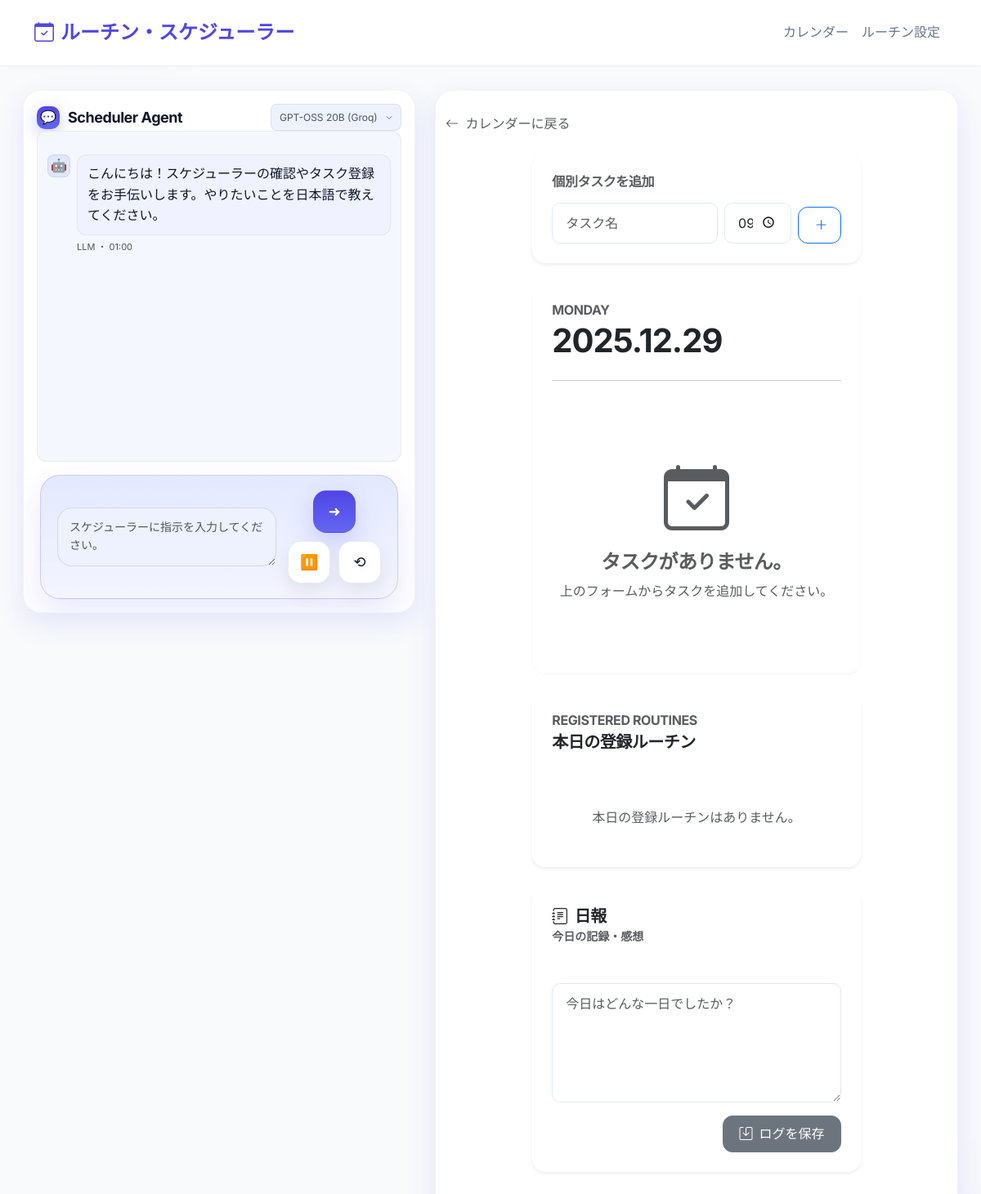
The app's page /day/2025-12-29, older data.
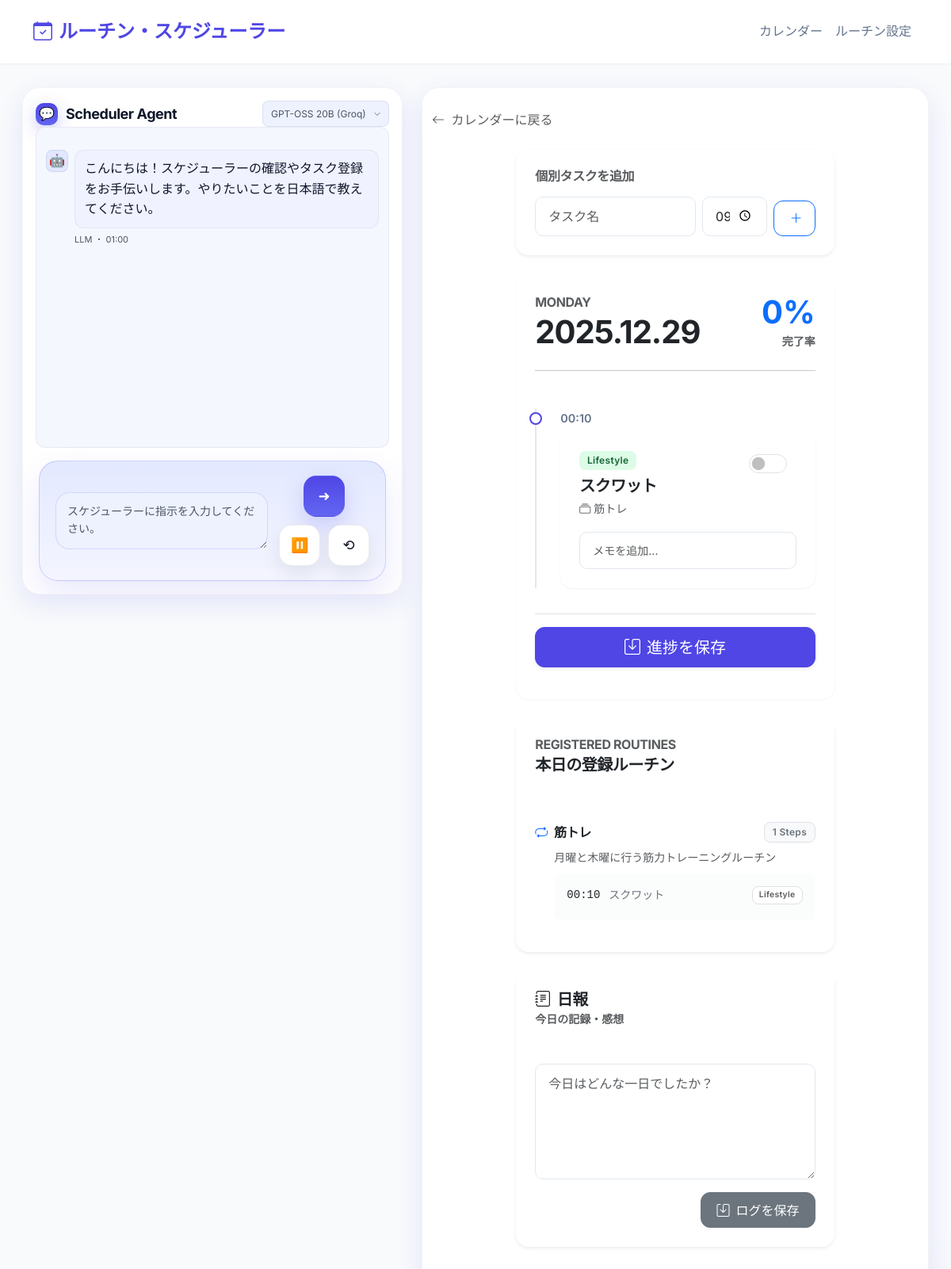
The same page, newer data.
### app.py (models this page shows)
class Step(SQLModel, table=True):
    __tablename__ = "step"
    id: int | None = Field(default=None, primary_key=True)
    routine_id: int = Field(foreign_key="routine.id")
    name: str = Field(max_length=100)
    time: str = Field(default="00:00", max_length=10)
    category: str = Field(default="Other", max_length=50)
    memo: str | None = Field(default=None, max_length=200)
    routine: Routine | None = Relationship(back_populates="steps")

class Routine(SQLModel, table=True):
    __tablename__ = "routine"
    id: int | None = Field(default=None, primary_key=True)
    name: str = Field(max_length=100)
    days: str = Field(default="0,1,2,3,4", max_length=50)
    description: str | None = Field(default=None, max_length=200)
    steps: list["Step"] = Relationship(
        back_populates="routine", sa_relationship_kwargs={"cascade": "all, delete-orphan"}
    )

### app.py (the view)
@app.api_route("/day/{date_str}", methods=["GET", "POST"], response_class=HTMLResponse, name="day_view")
async def day_view(request: Request, date_str: str, db: Session = Depends(get_db)):
    try:
        date_obj = datetime.datetime.strptime(date_str, "%Y-%m-%d").date()
    except ValueError:
        return RedirectResponse(url=str(request.url_for("index")), status_code=303)
    if request.method == "POST":
        form = await request.form()
        if "add_custom_task" in form:
            name = form.get("custom_name")
            time = form.get("custom_time")
            if name:
                ct = CustomTask(date=date_obj, name=name, time=time)
                db.add(ct)
                db.commit()
                flash(request, "カスタムタスクを追加しました。")
            return RedirectResponse(
                url=str(request.url_for("day_view", date_str=date_str)), status_code=303
            )
        if "save_log" in form:
            content = form.get("day_log_content")
            dlog = db.exec(select(DayLog).where(DayLog.date == date_obj)).first()
            if not dlog:
                dlog = DayLog(date=date_obj)
                db.add(dlog)
            dlog.content = content
            db.commit()
            flash(request, "日報を保存しました。")
            return RedirectResponse(
                url=str(request.url_for("day_view", date_str=date_str)), status_code=303
            )
        if "delete_custom_task" in form:
            task_id = form.get("delete_custom_task")
            task = db.get(CustomTask, int(task_id)) if task_id else None
            if task:
                db.delete(task)
                db.commit()
                flash(request, "タスクを削除しました。")
            return RedirectResponse(
                url=str(request.url_for("day_view", date_str=date_str)), status_code=303
            )
        routines = get_weekday_routines(db, date_obj.weekday())
        all_steps = []
        for r in routines:
            all_steps.extend(r.steps)
        for step in all_steps:
            done_key = f"done_{step.id}"
            memo_key = f"memo_{step.id}"
            is_done = form.get(done_key) == "on"
            memo_text = form.get(memo_key, "")
            log = db.exec(
                select(DailyLog).where(DailyLog.date == date_obj, DailyLog.step_id == step.id)
            ).first()
            if not log:
                log = DailyLog(date=date_obj, step_id=step.id)
                db.add(log)
            log.done = is_done
            log.memo = memo_text
        custom_tasks = db.exec(select(CustomTask).where(CustomTask.date == date_obj)).all()
        for task in custom_tasks:
            done_key = f"custom_done_{task.id}"
            memo_key = f"custom_memo_{task.id}"
            is_done = form.get(done_key) == "on"
            memo_text = form.get(memo_key, "")
            task.done = is_done
            task.memo = memo_text
        db.commit()
        flash(request, "進捗を保存しました。")
        return RedirectResponse(
            url=str(request.url_for("day_view", date_str=date_str)), status_code=303
        )
    timeline_items, completion_rate = _get_timeline_data(db, date_obj)
    day_log = db.exec(select(DayLog).where(DayLog.date == date_obj)).first()
    routines = get_weekday_routines(db, date_obj.weekday())
    return template_response(
        request,
        "day.html",
        {
            "date": date_obj,
            "timeline_items": timeline_items,
            "day_log": day_log,
            "completion_rate": completion_rate,
            "routines": routines,
        },
    )

### templates/day.html
{% extends "layout.html" %}
{% block content %}
<div class="mb-4">
    <a href="{{ url_for('index') }}" class="text-decoration-none text-muted hover-primary">
        <i class="bi bi-arrow-left me-1"></i> カレンダーに戻る
    </a>
</div>
<div class="row justify-content-center">
    <div class="col-lg-8">
        <div class="card shadow-sm border-0 mb-4">
            <div class="card-body">
                <h6 class="text-muted mb-3">個別タスクを追加</h6>
                <form method="POST" class="row g-2 align-items-end">
                    <div class="col-7">
                        <input type="text" class="form-control" name="custom_name" placeholder="タスク名" required>
                    </div>
                    <div class="col-3">
                        <input type="time" class="form-control" name="custom_time" value="09:00">
                    </div>
                    <div class="col-2">
                        <button type="submit" name="add_custom_task" class="btn btn-outline-primary w-100">
                            <i class="bi bi-plus-lg"></i>
                        </button>
                    </div>
                </form>
            </div>
        </div>
        {% include 'timeline_partial.html' %}
        <div class="card shadow-sm border-0 mb-4">
            <div class="card-header bg-white border-0 pt-4 px-4">
                 <h6 class="text-uppercase text-muted mb-1">Registered Routines</h6>
                 <h5 class="fw-bold mb-0">本日の登録ルーチン</h5>
            </div>
            <div class="card-body px-4">
                {% if routines and routines|length > 0 %}
                    <div class="list-group list-group-flush">
                    {% for routine in routines %}
                        <div class="list-group-item px-0 py-3 border-light">
                            <div class="d-flex justify-content-between align-items-center mb-2">
                                <h6 class="mb-0 fw-bold text-dark"><i class="bi bi-repeat me-2 text-primary"></i>{{ routine.name }}</h6>
                                <span class="badge bg-light text-secondary border">{{ routine.steps|length }} Steps</span>
                            </div>
                            {% if routine.description %}
                                <p class="small text-muted mb-2 ps-4">{{ routine.description }}</p>
                            {% endif %}
                            <div class="bg-light bg-opacity-50 rounded-3 p-3 mt-2 ms-4">
                                {% if routine.steps|length == 0 %}
                                    <span class="small text-muted">ステップなし</span>
                                {% else %}
                                    {% for step in routine.steps|sort(attribute='time') %}
                                        <div class="d-flex small text-secondary mb-1 align-items-center">
                                            <span class="fw-medium text-dark me-2 font-monospace" style="min-width: 45px;">{{ step.time }}</span>
                                            <span class="me-auto">{{ step.name }}</span>
                                            <span class="badge bg-white text-muted border ms-2" style="font-size: 0.65rem;">{{ step.category }}</span>
                                        </div>
                                    {% endfor %}
                                {% endif %}
                            </div>
                        </div>
                    {% endfor %}
                    </div>
                {% else %}
                    <div class="text-center py-4">
                        <p class="text-muted mb-0">本日の登録ルーチンはありません。</p>
                    </div>
                {% endif %}
            </div>
        </div>
        <div id="daily-log-wrapper">
            {% include 'log_partial.html' %}
        </div>
    </div>
</div>
{% endblock %}

### templates/timeline_partial.html (shortened to what the changed rows need)
<div id="schedule-container" class="card shadow-md border-0 mb-4">
    <div class="card-header bg-white border-0 pt-4 pb-2 px-4">
        <div class="d-flex justify-content-between align-items-end">
            <div>
                <h2 class="mb-0 display-6 fw-bold">{{ date.strftime('%Y.%m.%d') }}</h2>
            </div>
            <div class="text-end">
                 {% if timeline_items|length > 0 %}
                    <div class="display-6 fw-bold text-primary">{{ completion_rate }}%</div>
                    <small class="text-muted">完了率</small>
                {% endif %}
            </div>
        </div>
    </div>
    <div class="card-body px-4 pt-2">
        {% if timeline_items|length == 0 %}
            <div class="text-center py-5">
                <div class="mb-3 text-muted display-1"><i class="bi bi-calendar-check"></i></div>
                <h4 class="text-muted">タスクがありません。</h4>
                <p class="text-muted">上のフォームからタスクを追加してください。</p>
            </div>
        {% else %}
            <form method="POST">
                <div class="timeline">
                    {% for item in timeline_items %}
                    {% set done_name = "done_" ~ item.id if item.type == 'routine' else "custom_done_" ~ item.id %}
                    {% set memo_name = "memo_" ~ item.id if item.type == 'routine' else "custom_memo_" ~ item.id %}
                    {% set is_done = item.log.done if item.log else false %}
                    {% set memo_val = item.log.memo if item.log and item.log.memo else '' %}
                    {% set item_dom_id = "item_" ~ item.type ~ "_" ~ item.id %}
                    <div class="timeline-item" id="{{ item_dom_id }}">
                        <div class="timeline-dot" style="{% if item.type == 'custom' %}border-color: var(--secondary-color);{% endif %}"></div>
                        <div class="timeline-time">{{ item.time }}</div>
                        <div class="card {% if is_done %}bg-light border-success{% endif %}">
                            <div class="card-body">
                                <div class="d-flex justify-content-between align-items-start mb-2">
                                    <div>
                                        {% if item.type == 'routine' %}
                                            <span class="badge badge-{{ item.step.category|lower }} mb-2">{{ item.step.category }}</span>
                                            <h5 class="card-title mb-1">{{ item.step.name }}</h5>
                                            <small class="text-muted"><i class="bi bi-collection me-1"></i>{{ item.routine.name }}</small>
                                        {% endif %}
                                    </div>
                                    <div class="form-check form-switch">
                                        <input class="form-check-input fs-4" type="checkbox"
                                               name="{{ done_name }}"
                                               id="{{ done_name }}"
                                               role="switch"
                                               {% if is_done %}checked{% endif %}>
                                    </div>
                                </div>
                                <div class="mt-3">
                                    <input type="text" class="form-control form-control-sm bg-white"
                                           name="{{ memo_name }}"
                                           placeholder="メモを追加..."
                                           value="{{ memo_val }}">
                                </div>
                            </div>
                        </div>
                    </div>
                    {% endfor %}
                </div>
                <div class="sticky-bottom bg-white py-3 border-top mt-4" style="bottom: 0; z-index: 10;">
                     <button type="submit" class="btn btn-primary w-100 btn-lg shadow-sm">
                        <i class="bi bi-save me-2"></i>進捗を保存
                    </button>
                </div>
            </form>
        {% endif %}
    </div>
</div>

Row changes from the older to the newer data that the page shows:
added Step: time "00:10", step.category "Lifestyle", step.name "スクワット", routine.name "筋トレ", name "スクワット", category "Lifestyle"
now on this page (row edited): Routine: name "筋トレ", steps|length "1", description "月曜と木曜に行う筋力トレーニングルーチン"
Text that changed along with them:
{{ completion_rate }}: (not shown) → "0"
text no longer shown: "タスクがありません。 上のフォームからタスクを追加してください。 本日の登録ルーチンはありません。"
text now shown: "% 完了率 進捗を保存"
